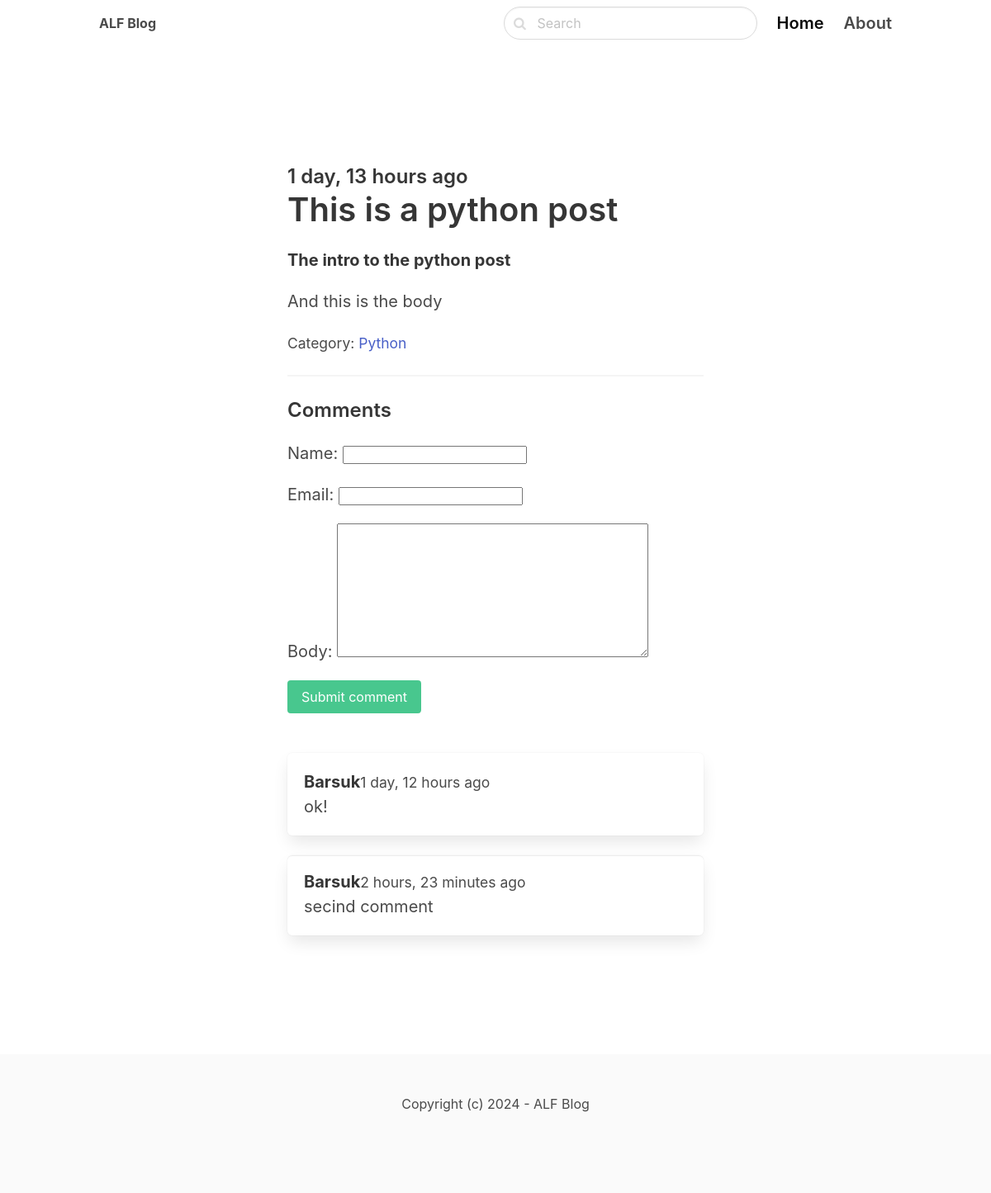
Screenshot of /python/this-is-a-python-post/ with the database file from the repository.
### blog/models.py (models this page shows, shortened)
class Post(models.Model):
    ACTIVE = 'active'
    DRAFT = 'draft'
    CHOICES_STATUS = (
        (ACTIVE, 'Active'),
        (DRAFT, 'Draft')
    )
    category = models.ForeignKey(Category, related_name='posts', on_delete=models.CASCADE)
    title = models.CharField(max_length=255)
    slug = models.SlugField()
    intro = models.TextField()
    body = models.TextField()
    created_at = models.DateTimeField(auto_now_add=True)
    status = models.CharField(max_length=10, choices=CHOICES_STATUS, default=ACTIVE)
    image = models.ImageField(upload_to='uploads/', blank=True, null=True)
    class Meta:
        ordering = ('-created_at',)

class Category(models.Model):
    title = models.CharField(max_length=255)
    slug = models.SlugField()
    class Meta:
        ordering = ('title',)
        verbose_name_plural = 'Categories'
    def __str__(self):
        return self.title

class Comment(models.Model):
    post = models.ForeignKey(Post, related_name='comments', on_delete=models.CASCADE)
    name = models.CharField(max_length=255)
    email = models.EmailField()
    body = models.TextField()
    created_at = models.DateTimeField(auto_now_add=True)

### blog/views.py (the view)
# urls.py: path('<slug:category_slug>/<slug:slug>/', views.detail, name='post_detail'),
def detail(request, category_slug, slug):
    post = get_object_or_404(Post, slug=slug, status=Post.ACTIVE)
    form = CommentForm()
    if request.method == 'POST':
        form = CommentForm(request.POST)
        if form.is_valid():
            comment = form.save(commit=False)
            comment.post = post
            comment.save()
            return redirect('post_detail', slug=slug)
    else:
        form = CommentForm()
    return render(request, 'blog/detail.html', {'post': post, 'form': form})

### blog/forms.py
class CommentForm(forms.ModelForm):
    class Meta:
        model = Comment
        fields = ('name', 'email', 'body')

### blog/templates/blog/detail.html (shortened to what this page needs)
{% extends 'core/base.html' %}
{% block content %}
<section class="hero">
    <div class="hero-body">
        <div class="container">
            <section class="section">
                <div class="columns">
                    <div class="column is-8 is-offset-2">
                        <div class="content is-medium">
                            <h2 class="subtitle is-4">{{ post.created_at| timesince }} ago </h2>
                            <h1 class="title">{{ post.title }}</h1>
                            <p><strong>{{ post.intro }}</strong></p>
                            <p>{{ post.body }}</p>
                            <p><small>Category: <a href="{% url 'category_detail' post.category.slug %}">{{ post.category }} </a></small><p>
                            <hr>
                            <h2 class="subtitle is-4">Comments</h2>
                            <form method="post" class="mb-6">
                                {{ form.as_p }}
                                <div class="field">
                                    <div class="control">
                                        <button class="button is-success">Submit comment</button>
                                    </div>
                                </div>
                            </form>
                            {% for comment in post.comments.all %}
                                <article class="media box">
                                    <div class="media-content">
                                        <strong>{{ comment.name }}</strong><small>{{ comment.created_at | timesince }} ago</small><br>
                                        {{ comment.body }}
                                    </div>
                                </article>
                            {% endfor %}
                        </div>
                    </div>
                </div>
            </section>
        </div>
    </div>
</section>
{% endblock %}

### rows the page displays
Post: created_at "1 day, 13 hours", title "This is a python post", intro "The intro to the python post", body "And this is the body", category "Python"
Comment: name "Barsuk", created_at "1 day, 12 hours", body "ok!"
Comment: name "Barsuk", created_at "2 hours, 23 minutes", body "secind comment"
